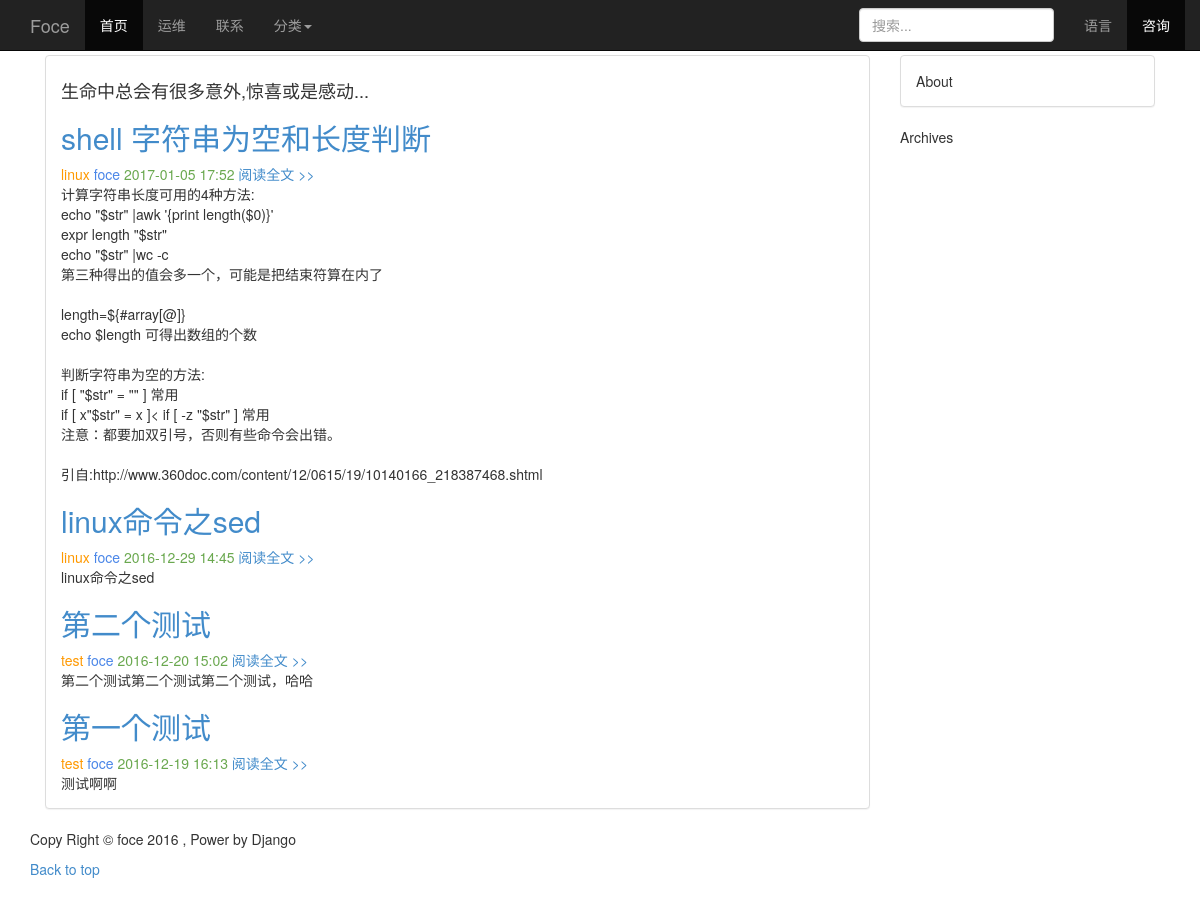
The page / on the database its author committed.
### blog/models.py (models this page shows, shortened)
class Blog(models.Model):
    id = models.AutoField(auto_created=True,primary_key=True,serialize=False)
    title = models.CharField(max_length=32)
    author = models.ForeignKey(Author)
    content = models.TextField()
    created = models.DateTimeField(auto_now_add=True)
    category = models.ForeignKey(Category)
    tags = models.ManyToManyField(Tag)

class Category(models.Model):
    name = models.CharField(max_length=16)

class Author(models.Model):
    name = models.CharField(max_length=30)
    phone = models.CharField(max_length=11)
    email = models.EmailField(blank=True)
    def __unicode__(self):
        return u'%s' %(self.name)

### blog/views.py (the view)
# urls.py: url(r'^$', get_blogs,name='get_blogs'),
def get_blogs(request):
	blog_s = {
		'blog_s': Blog.objects.all().order_by('-created')
	}
	return render(request, 'blog.html', blog_s)

### blog/templates/blog.html (shortened to what this page needs)
{% extends "blog-base.html" %}
{% block article %}
{% autoescape off %}
    <p><h4>生命中总会有很多意外,惊喜或是感动...</h4></p>
    <article class='content-main'>
        {% for blog in blog_s %}
            <div class="blog">
                <div class="modal-title">
                    <a href="{% url 'blog_get_detail' blog.id %}" style="width:50%;overflow:hidden;text-overflow:ellipsis"><h2>{{ blog.title }}</h2></a>
                </div>
                <div class="info">
                    <span class="category" style="color: #ff9900;">{{ blog.category.name }}</span>
                    <span class="author" style="color: #4a86e8">{{ blog.author }}</span>
                    <span class="created" style="color: #6aa84f">{{ blog.created|date:"Y-m-d H:i" }}</span>
                    <span><a href="{% url 'blog_get_detail' blog.id %}"> 阅读全文 >></a></span>
                </div>
                <div class="summary">
                    {{ blog.content|truncatewords:100 }}
                </div>
            </div>
        {% endfor %}
    </article>
{% endautoescape %}
{% endblock %}

### static/css/navbar-fixed-top.css (style rules this page uses)
body { min-height: 2000px; padding-top: 55px; }

### rows shown on the page
Blog: title "shell 字符串为空和长度判断", category.name "linux", author "foce", created "2017-01-05 17:52", content "计算字符串长度可用的4种方法: echo \"$str\" |awk '{print length($0)}' expr length \"$str\" echo \"$str\" |wc -c 第三种得出的值会多一个，可能是把结束符算在内了 length=${#array[@]} echo $length 可得出数组的个数 判断字符串为空的方法: if [ \"$str\" = \"\" ] 常用 if [ x\"$str\" = x ]< if [ -z \"$str\" ] 常用 注意：都要加双引号，否则有些命令会出错。 引自:http://www.360doc.com/content/12/0615/19/10140166_218387468.shtml"
Blog: title "linux命令之sed", category.name "linux", author "foce", created "2016-12-29 14:45", content "linux命令之sed"
Blog: title "第二个测试", category.name "test", author "foce", created "2016-12-20 15:02", content "第二个测试第二个测试第二个测试，哈哈"
Blog: title "第一个测试", category.name "test", author "foce", created "2016-12-19 16:13", content "测试啊啊"
